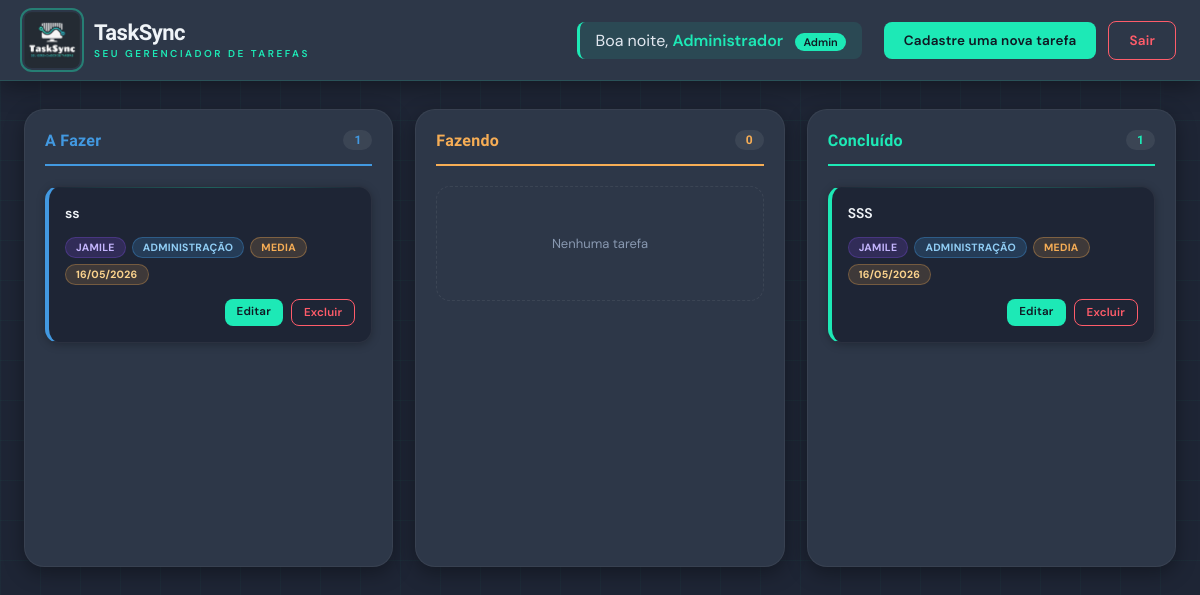
The app's page /index.php (signed in) with its own data.
### tables this page shows
CREATE TABLE `tarefas` (
  `id` int(11) NOT NULL,
  `usuario_id` int(11) NOT NULL,
  `descricao` text NOT NULL,
  `setor` varchar(50) NOT NULL,
  `prioridade` enum('baixa','media','alta') NOT NULL,
  `data_cadastro` timestamp NOT NULL DEFAULT current_timestamp(),
  `status` enum('a_fazer','fazendo','concluido') DEFAULT 'a_fazer'
);

CREATE TABLE `usuarios` (
  `id` int(11) NOT NULL,
  `nome` varchar(100) NOT NULL,
  `email` varchar(100) NOT NULL,
  `senha` varchar(255) NOT NULL,
  `cargo` varchar(50) NOT NULL,
  `setor` varchar(50) NOT NULL,
  `tipo` enum('admin','user') DEFAULT 'user',
  `data_cadastro` timestamp NOT NULL DEFAULT current_timestamp()
);

### index.php (the view, shortened to what this page needs)
<?php
require_once 'conexao.php';
$usuario_tipo = $_SESSION['usuario_tipo'];
$usuario_nome = $_SESSION['usuario_nome'];
$hora = date('H');
if ($hora >= 5 && $hora < 12) {
    $cumprimento = "Bom dia";
} elseif ($hora >= 12 && $hora < 18) {
    $cumprimento = "Boa tarde";
} else {
    $cumprimento = "Boa noite";
}
if ($usuario_tipo == 'admin') {
    $stmt = $pdo->query("
        SELECT t.*, u.nome as usuario_nome
        FROM tarefas t
        JOIN usuarios u ON t.usuario_id = u.id
        ORDER BY
            CASE t.prioridade
                WHEN 'alta' THEN 1
                WHEN 'media' THEN 2
                WHEN 'baixa' THEN 3
            END,
            t.data_cadastro DESC
    ");
}
$tarefas = $stmt->fetchAll(PDO::FETCH_ASSOC);
$tarefas_a_fazer = array_filter($tarefas, function($t) { return $t['status'] == 'a_fazer'; });
$tarefas_fazendo = array_filter($tarefas, function($t) { return $t['status'] == 'fazendo'; });
$tarefas_concluidas = array_filter($tarefas, function($t) { return $t['status'] == 'concluido'; });
?>
<!DOCTYPE html>
<html lang="pt-br">
<head>
    <link rel="stylesheet" href="style.css">
</head>
<body>
<div class="navbar">
    <div class="navbar-container">
        <div class="logo">
            <img src="assets/image/logo.jpg" alt="Logo TaskSync" class="logo-img">
            <div class="logo-text">
                <h1>TaskSync</h1>
                <p>SEU GERENCIADOR DE TAREFAS</p>
            </div>
        </div>
        <div class="nav-links">
            <div class="user-welcome">
                <?= $cumprimento ?>, <span class="user-name"><?= htmlspecialchars($usuario_nome) ?></span>
                <?php if($usuario_tipo == 'admin'): ?>
                    <span style="font-size: 11px; background: var(--brand-teal); color: #0f1923; padding: 2px 8px; border-radius: 12px; margin-left: 8px;">Admin</span>
                <?php endif; ?>
            </div>
            <a href="pages/cadastro_tarefa.php" class="nav-btn nav-btn-primary">Cadastre uma nova tarefa</a>
            <a href="pages/logout.php" class="nav-btn nav-btn-danger">Sair</a>
        </div>
    </div>
</div>
<div class="kanban-board">
    <div class="column column-a-fazer">
        <div class="column-header">
            <h2>A Fazer</h2>
            <span class="count"><?= count($tarefas_a_fazer) ?></span>
        </div>
        <div class="task-list" id="coluna-a-fazer">
            <?php foreach($tarefas_a_fazer as $tarefa): ?>
                <div class="task-card" data-id="<?= $tarefa['id'] ?>" data-status="a_fazer">
                    <div class="task-desc"><?= htmlspecialchars($tarefa['descricao']) ?></div>
                    <div class="task-meta">
                        <span class="badge badge-usuario"><?= htmlspecialchars($tarefa['usuario_nome']) ?></span>
                        <span class="badge badge-setor"><?= htmlspecialchars($tarefa['setor']) ?></span>
                        <span class="badge prioridade-<?= $tarefa['prioridade'] ?>">
                            <?= ucfirst($tarefa['prioridade']) ?>
                        </span>
                        <span class="badge badge-data"><?= date('d/m/Y', strtotime($tarefa['data_cadastro'])) ?></span>
                    </div>
                    <div class="task-actions">
                        <a href="pages/editar_tarefa.php?id=<?= $tarefa['id'] ?>" class="btn btn-primary btn-sm">Editar</a>
                        <button onclick="confirmarExclusao(<?= $tarefa['id'] ?>)" class="btn btn-danger btn-sm">Excluir</button>
                    </div>
                </div>
            <?php endforeach; ?>
        </div>
    </div>
    <div class="column column-fazendo">
        <div class="column-header">
            <h2>Fazendo</h2>
            <span class="count"><?= count($tarefas_fazendo) ?></span>
        </div>
        <div class="task-list" id="coluna-fazendo">
            <?php if(count($tarefas_fazendo) == 0): ?>
                <div class="empty-message">Nenhuma tarefa</div>
            <?php endif; ?>
        </div>
    </div>
    <div class="column column-concluido">
        <div class="column-header">
            <h2>Concluído</h2>
            <span class="count"><?= count($tarefas_concluidas) ?></span>
        </div>
        <div class="task-list" id="coluna-concluido">
            <?php foreach($tarefas_concluidas as $tarefa): ?>
                <div class="task-card" data-id="<?= $tarefa['id'] ?>" data-status="concluido">
                    <div class="task-desc"><?= htmlspecialchars($tarefa['descricao']) ?></div>
                    <div class="task-meta">
                        <span class="badge badge-usuario"><?= htmlspecialchars($tarefa['usuario_nome']) ?></span>
                        <span class="badge badge-setor"><?= htmlspecialchars($tarefa['setor']) ?></span>
                        <span class="badge prioridade-<?= $tarefa['prioridade'] ?>">
                            <?= ucfirst($tarefa['prioridade']) ?>
                        </span>
                        <span class="badge badge-data"><?= date('d/m/Y', strtotime($tarefa['data_cadastro'])) ?></span>
                    </div>
                    <div class="task-actions">
                        <a href="pages/editar_tarefa.php?id=<?= $tarefa['id'] ?>" class="btn btn-primary btn-sm">Editar</a>
                        <button onclick="confirmarExclusao(<?= $tarefa['id'] ?>)" class="btn btn-danger btn-sm">Excluir</button>
                    </div>
                </div>
            <?php endforeach; ?>
        </div>
    </div>
</div>
</body>
</html>

### index.php (style rules this page uses)
.user-welcome { background: rgba(29, 233, 182, 0.1); padding: 8px 16px; border-radius: var(--radius-sm); border-left: 3px solid var(--brand-teal); margin-right: 10px; }
.user-welcome span { color: var(--brand-teal); font-weight: 600; }
.user-name { color: var(--brand-white); font-weight: 700; }

### records on screen
tarefas: descricao "ss", usuario.nome "JAMILE", setor "ADMINISTRAÇÃO", prioridade "MEDIA", data_cadastro "16/05/2026"
tarefas: descricao "SSS", usuario.nome "JAMILE", setor "ADMINISTRAÇÃO", prioridade "MEDIA", data_cadastro "16/05/2026"

### other values on screen
$cumprimento "Boa noite"
$usuario_nome "Administrador"
count($tarefas_a_fazer) "1"
count($tarefas_fazendo) "0"
count($tarefas_concluidas) "1"
